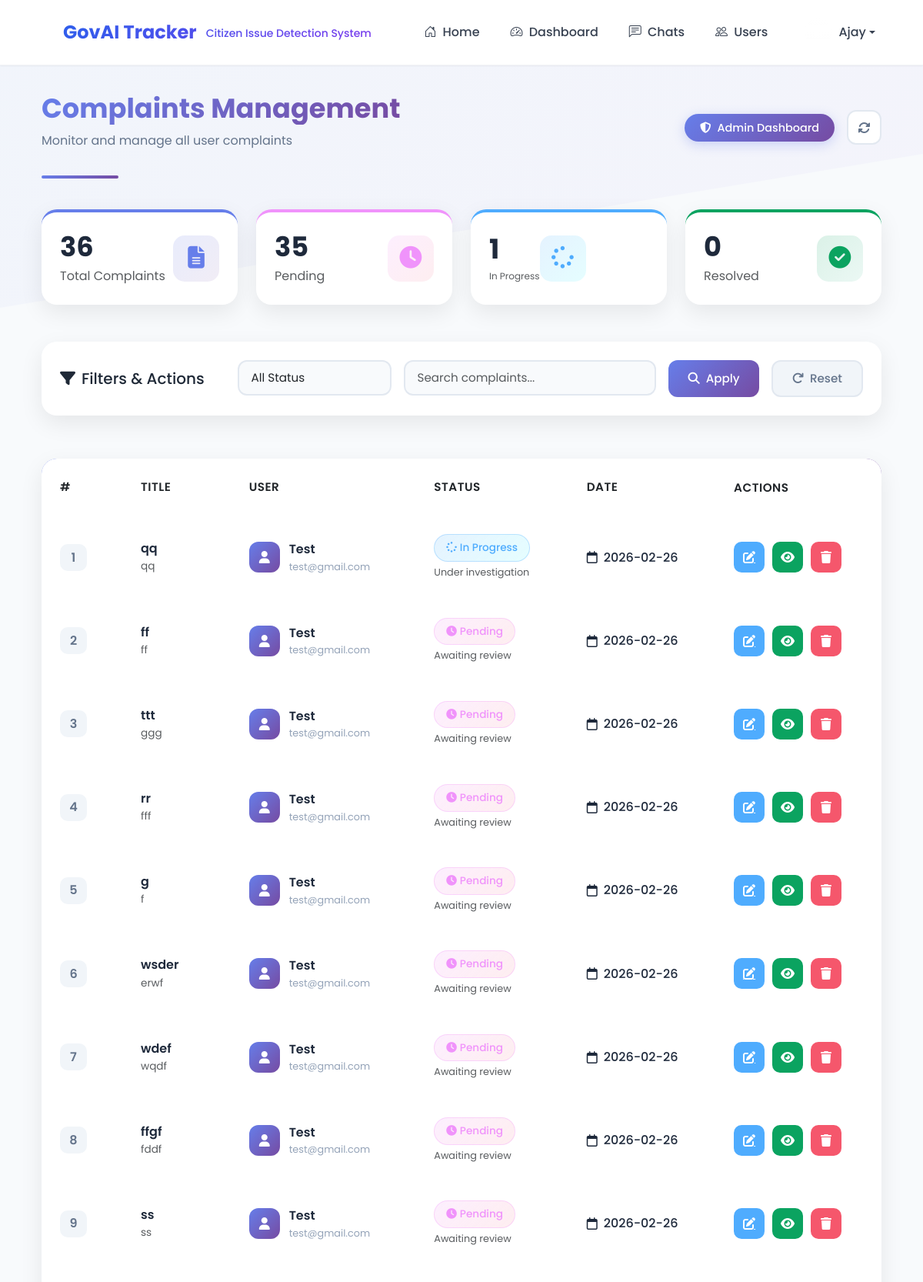
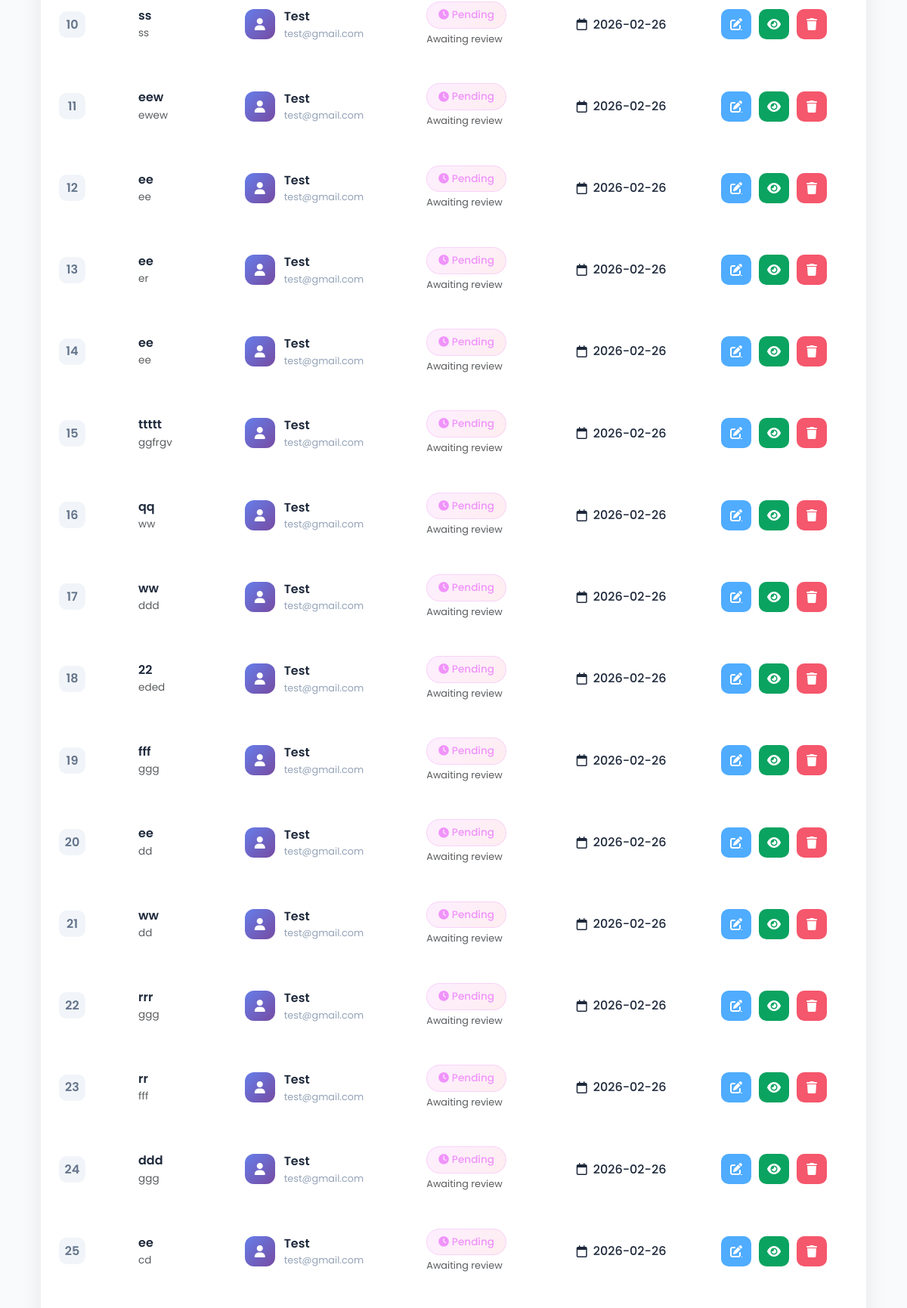
Screenshot of /admin/complaints (signed in, upper part) with the database file from the repository (2 pictures, top to bottom).
### tables this page shows
CREATE TABLE complients (
                id INTEGER PRIMARY KEY AUTOINCREMENT,
                title TEXT NOT NULL,
                description TEXT,
                image_path TEXT,
                result TEXT,
                user_email TEXT,
                status TEXT DEFAULT 'pending',
                created_at TIMESTAMP DEFAULT CURRENT_TIMESTAMP
            );

### app.py (the view)
@app.route('/admin/complaints')
def admin_complaints():
    if 'email' not in session or session.get('role') != 'admin':
        flash('Access denied.', 'danger')
        return redirect(url_for('login'))
    conn = get_db_connection()
    complaints = conn.execute("SELECT * FROM complients").fetchall()
    conn.close()
    return render_template('admin_complaints.html', complaints=complaints, title="Admin Complaints")

### app.py (called while the page is built)
def get_db_connection():
    conn = sqlite3.connect(app.config['DATABASE'])
    conn.row_factory = sqlite3.Row
    return conn

@app.context_processor
def inject_current_year():
    return {'current_year': datetime.now().year}

### templates/admin_complaints.html (shortened to what this page needs)
{% extends "base.html" %}
{% block content %}
<link rel="stylesheet" href="https://cdnjs.cloudflare.com/ajax/libs/font-awesome/6.4.0/css/all.min.css">
<div class="container-fluid py-4">
  <div class="dashboard-header mb-4">
    <div class="d-flex justify-content-between align-items-center">
      <div>
        <h1 class="dashboard-title fw-bold">Complaints Management</h1>
        <p class="dashboard-subtitle">Monitor and manage all user complaints</p>
      </div>
      <div class="d-flex gap-3 align-items-center">
        <div class="admin-controls">
          <span class="admin-badge">
            <i class="fas fa-shield-alt me-2"></i>Admin Dashboard
          </span>
        </div>
        <button class="btn-refresh" onclick="refreshData()">
          <i class="fas fa-sync-alt"></i>
        </button>
      </div>
    </div>
    <div class="header-border"></div>
  </div>
  <div class="row mb-5 g-4">
    <div class="col-md-3">
      <div class="stat-card-admin total animate-on-hover">
        <div class="d-flex align-items-center justify-content-between">
          <div>
            <h3 class="mb-1">{{ complaints|length }}</h3>
            <p class="text-muted mb-0">Total Complaints</p>
          </div>
          <div class="stat-icon-admin">
            <i class="fas fa-file-alt"></i>
          </div>
        </div>
      </div>
    </div>
    <div class="col-md-3">
      <div class="stat-card-admin pending animate-on-hover">
        <div class="d-flex align-items-center justify-content-between">
          <div>
            <h3 class="mb-1">{{ complaints|selectattr('status', 'equalto', 'pending')|list|length }}</h3>
            <p class="text-muted mb-0">Pending</p>
          </div>
          <div class="stat-icon-admin">
            <i class="fas fa-clock"></i>
          </div>
        </div>
      </div>
    </div>
    <div class="col-md-3">
      <div class="stat-card-admin progress animate-on-hover">
        <div class="d-flex align-items-center justify-content-between">
          <div>
            <h3 class="mb-1">{{ complaints|selectattr('status', 'equalto', 'in_progress')|list|length }}</h3>
            <p class="text-muted mb-0">In Progress</p>
          </div>
          <div class="stat-icon-admin">
            <i class="fas fa-spinner"></i>
          </div>
        </div>
      </div>
    </div>
    <div class="col-md-3">
      <div class="stat-card-admin resolved animate-on-hover">
        <div class="d-flex align-items-center justify-content-between">
          <div>
            <h3 class="mb-1">{{ complaints|selectattr('status', 'equalto', 'resolved')|list|length }}</h3>
            <p class="text-muted mb-0">Resolved</p>
          </div>
          <div class="stat-icon-admin">
            <i class="fas fa-check-circle"></i>
          </div>
        </div>
      </div>
    </div>
  </div>
  <div class="row mb-4">
    <div class="col-12">
      <div class="filter-card">
        <div class="d-flex justify-content-between align-items-center flex-wrap gap-3">
          <div>
            <h5 class="mb-0"><i class="fas fa-filter me-2"></i>Filters & Actions</h5>
          </div>
          <div class="d-flex gap-3 flex-wrap">
            <div class="filter-group">
              <select class="form-select filter-select" id="statusFilter">
                <option value="all">All Status</option>
              </select>
            </div>
            <div class="filter-group">
              <input type="text" class="form-control filter-input" placeholder="Search complaints..." id="searchInput">
            </div>
            <button class="btn-filter-apply" onclick="applyFilters()">
              <i class="fas fa-search me-2"></i>Apply
            </button>
            <button class="btn-filter-reset" onclick="resetFilters()">
              <i class="fas fa-redo me-2"></i>Reset
            </button>
          </div>
        </div>
      </div>
    </div>
  </div>
  <div class="premium-table-card">
    <div class="table-responsive">
      <table class="table premium-table" id="complaintsTable">
        <thead>
          <tr>
            <th class="table-head">
              <div class="d-flex align-items-center">
                <span>#</span>
                <button class="sort-btn" data-sort="id">
                  <i class="fas fa-sort"></i>
                </button>
              </div>
            </th>
            <th class="table-head">
              <div class="d-flex align-items-center">
                <span>Title</span>
                <button class="sort-btn" data-sort="title">
                  <i class="fas fa-sort"></i>
                </button>
              </div>
            </th>
            <th class="table-head">
              <div class="d-flex align-items-center">
                <span>User</span>
                <button class="sort-btn" data-sort="user">
                  <i class="fas fa-sort"></i>
                </button>
              </div>
            </th>
            <th class="table-head">
              <div class="d-flex align-items-center">
                <span>Status</span>
                <button class="sort-btn" data-sort="status">
                  <i class="fas fa-sort"></i>
                </button>
              </div>
            </th>
            <th class="table-head">
              <div class="d-flex align-items-center">
                <span>Date</span>
                <button class="sort-btn" data-sort="date">
                  <i class="fas fa-sort"></i>
                </button>
              </div>
            </th>
            <th class="table-head">
              <div class="d-flex align-items-center">
                <span>Actions</span>
              </div>
            </th>
          </tr>
        </thead>
        <tbody>
          {% for c in complaints %}
          <tr class="table-row animate-on-hover" data-status="{{ c.status }}">
            <td class="table-cell">
              <span class="complaint-id">{{ loop.index }}</span>
            </td>
            <td class="table-cell">
              <div class="complaint-info">
                <h6 class="complaint-title mb-1">{{ c.title }}</h6>
                <p class="complaint-desc text-muted mb-0">
                  {{ c.description[:60] }}{% if c.description|length > 60 %}...{% endif %}
                </p>
              </div>
            </td>
            <td class="table-cell">
              <div class="user-info">
                <div class="user-avatar">
                  <i class="fas fa-user"></i>
                </div>
                <div>
                  <span class="user-name">{{ c.user_email.split('@')[0]|title }}</span>
                  <small class="user-email d-block">{{ c.user_email }}</small>
                </div>
              </div>
            </td>
            <td class="table-cell">
              <div class="status-indicator">
                {% if c.status == 'pending' %}
                  <span class="status-badge status-pending">
                    <i class="fas fa-clock me-1"></i>Pending
                  </span>
                  <small class="status-time d-block text-muted">Awaiting review</small>
                {% elif c.status == 'in_progress' %}
                  <span class="status-badge status-progress">
                    <i class="fas fa-spinner fa-spin me-1"></i>In Progress
                  </span>
                  <small class="status-time d-block text-muted">Under investigation</small>
                {% endif %}
              </div>
            </td>
            <td class="table-cell">
              <div class="date-info">
              <div class="date-display">
  <i class="far fa-calendar me-2"></i>
  {% if c.created_at is string %}
    {{ c.created_at.split(' ')[0] }}
  {% else %}
    {{ c.created_at.strftime('%b %d, %Y') }}
  {% endif %}
</div>
              </div>
            </td>
            <td class="table-cell">
              <div class="action-buttons">
                <a href="{{ url_for('admin_complaint_edit', complaint_id=c.id) }}"
                   class="btn-action btn-edit"
                   data-bs-toggle="tooltip"
                   data-bs-placement="top"
                   title="Edit Complaint">
                  <i class="fas fa-edit"></i>
                </a>
                <button class="btn-action btn-view"
                        data-bs-toggle="modal"
                        data-bs-target="#viewModal{{ loop.index }}"
                        data-bs-toggle="tooltip"
                        data-bs-placement="top"
                        title="View Details">
                  <i class="fas fa-eye"></i>
                </button>
                <form method="POST"
                      action="{{ url_for('delete_complaint', complaint_id=c.id) }}"
                      class="d-inline delete-form">
                  <button type="button"
                          class="btn-action btn-delete"
                          onclick="confirmDelete(this)"
                          data-bs-toggle="tooltip"
                          data-bs-placement="top"
                          title="Delete Complaint">
                    <i class="fas fa-trash"></i>
                  </button>
                </form>
              </div>
            </td>
          </tr>
          {% endfor %}
        </tbody>
      </table>
    </div>
  </div>
</div>
{% endblock %}

### templates/base.html (style rules this page uses)
:root { --primary: #2563eb; --primary-dark: #1d4ed8; --primary-light: #3b82f6; --secondary: #7c3aed; --accent: #ec4899; --success: #10b981; --warning: #f59e0b; --danger: #ef4444; --dark: #1f2937; --gray-900: #111827; --gray-800: #1f2937; --gray-700: #374151; --gray-600: #4b5563; --gray-500: #6b7280; --gray-400: #9ca3af; --gray-300: #d1d5db; --gray-200: #e5e7eb; --gray-100: #f3f4f6; --gray-50: #f9fafb; --white: #ffffff; --shadow-sm: 0 1px 2px 0 rgba(0, 0, 0, 0.05); --shadow-md: 0 4px 6px -1px rgba(0, 0, 0, 0.1); --shadow-lg: 0 10px 15px -3px rgba(0, 0, 0, 0.1); --shadow-xl: 0 20px 25px -5px rgba(0, 0, 0, 0.1); --transition-fast: all 0.2s cubic-bezier(0.4, 0, 0.2, 1); --transition-base: all 0.3s cubic-bezier(0.4, 0, 0.2, 1); --transition-slow: all 0.5s cubic-bezier(0.4, 0, 0.2, 1); }
body { font-family: 'Inter', -apple-system, BlinkMacSystemFont, sans-serif; background: linear-gradient(135deg, #f8fafc 0%, #f1f5f9 100%); color: var(--gray-800); line-height: 1.6; overflow-x: hidden; min-height: 100vh; position: relative; }
body::before { content: ''; position: fixed; top: 0; left: 0; right: 0; height: 400px; background: linear-gradient(135deg, var(--primary) 0%, var(--secondary) 100%); clip-path: polygon(0 0, 100% 0, 100% 50%, 0 100%); z-index: -1; opacity: 0.03; }
body { top: 0px !important; position: static !important; }
html { margin-top: 0px !important; }

### rows the page displays
complients: title "qq", description "qq", user_email "Test", user_email "test@gmail.com", status "in_progress" (drawn), created_at "2026-02-26"
complients: title "ff", description "ff", user_email "Test", user_email "test@gmail.com", status "pending" (drawn), created_at "2026-02-26"
complients: title "ttt", description "ggg", user_email "Test", user_email "test@gmail.com", status "pending" (drawn), created_at "2026-02-26"
complients: title "rr", description "fff", user_email "Test", user_email "test@gmail.com", status "pending" (drawn), created_at "2026-02-26"
complients: title "g", description "f", user_email "Test", user_email "test@gmail.com", status "pending" (drawn), created_at "2026-02-26"
complients: title "wsder", description "erwf", user_email "Test", user_email "test@gmail.com", status "pending" (drawn), created_at "2026-02-26"
complients: title "wdef", description "wqdf", user_email "Test", user_email "test@gmail.com", status "pending" (drawn), created_at "2026-02-26"
complients: title "ffgf", description "fddf", user_email "Test", user_email "test@gmail.com", status "pending" (drawn), created_at "2026-02-26"
complients: title "ss", description "ss", user_email "Test", user_email "test@gmail.com", status "pending" (drawn), created_at "2026-02-26"
complients: title "ss", description "ss", user_email "Test", user_email "test@gmail.com", status "pending" (drawn), created_at "2026-02-26"
complients: title "eew", description "ewew", user_email "Test", user_email "test@gmail.com", status "pending" (drawn), created_at "2026-02-26"
complients: title "ee", description "ee", user_email "Test", user_email "test@gmail.com", status "pending" (drawn), created_at "2026-02-26"
complients: title "ee", description "er", user_email "Test", user_email "test@gmail.com", status "pending" (drawn), created_at "2026-02-26"
complients: title "ee", description "ee", user_email "Test", user_email "test@gmail.com", status "pending" (drawn), created_at "2026-02-26"
complients: title "ttttt", description "ggfrgv", user_email "Test", user_email "test@gmail.com", status "pending" (drawn), created_at "2026-02-26"
complients: title "qq", description "ww", user_email "Test", user_email "test@gmail.com", status "pending" (drawn), created_at "2026-02-26"
complients: title "ww", description "ddd", user_email "Test", user_email "test@gmail.com", status "pending" (drawn), created_at "2026-02-26"
complients: title "22", description "eded", user_email "Test", user_email "test@gmail.com", status "pending" (drawn), created_at "2026-02-26"
complients: title "fff", description "ggg", user_email "Test", user_email "test@gmail.com", status "pending" (drawn), created_at "2026-02-26"
complients: title "ee", description "dd", user_email "Test", user_email "test@gmail.com", status "pending" (drawn), created_at "2026-02-26"
complients: title "ww", description "dd", user_email "Test", user_email "test@gmail.com", status "pending" (drawn), created_at "2026-02-26"
complients: title "rrr", description "ggg", user_email "Test", user_email "test@gmail.com", status "pending" (drawn), created_at "2026-02-26"
complients: title "rr", description "fff", user_email "Test", user_email "test@gmail.com", status "pending" (drawn), created_at "2026-02-26"
complients: title "ddd", description "ggg", user_email "Test", user_email "test@gmail.com", status "pending" (drawn), created_at "2026-02-26"
complients: title "ee", description "cd", user_email "Test", user_email "test@gmail.com", status "pending" (drawn), created_at "2026-02-26"

### other values shown
{{ session.get('name','User') }} "Ajay"
{{ complaints|length }} "36"
{{ complaints|selectattr('status', 'equalto', 'pending')|list|length }} "35"
{{ complaints|selectattr('status', 'equalto', 'in_progress')|list|length }} "1"
{{ complaints|selectattr('status', 'equalto', 'resolved')|list|length }} "0"
